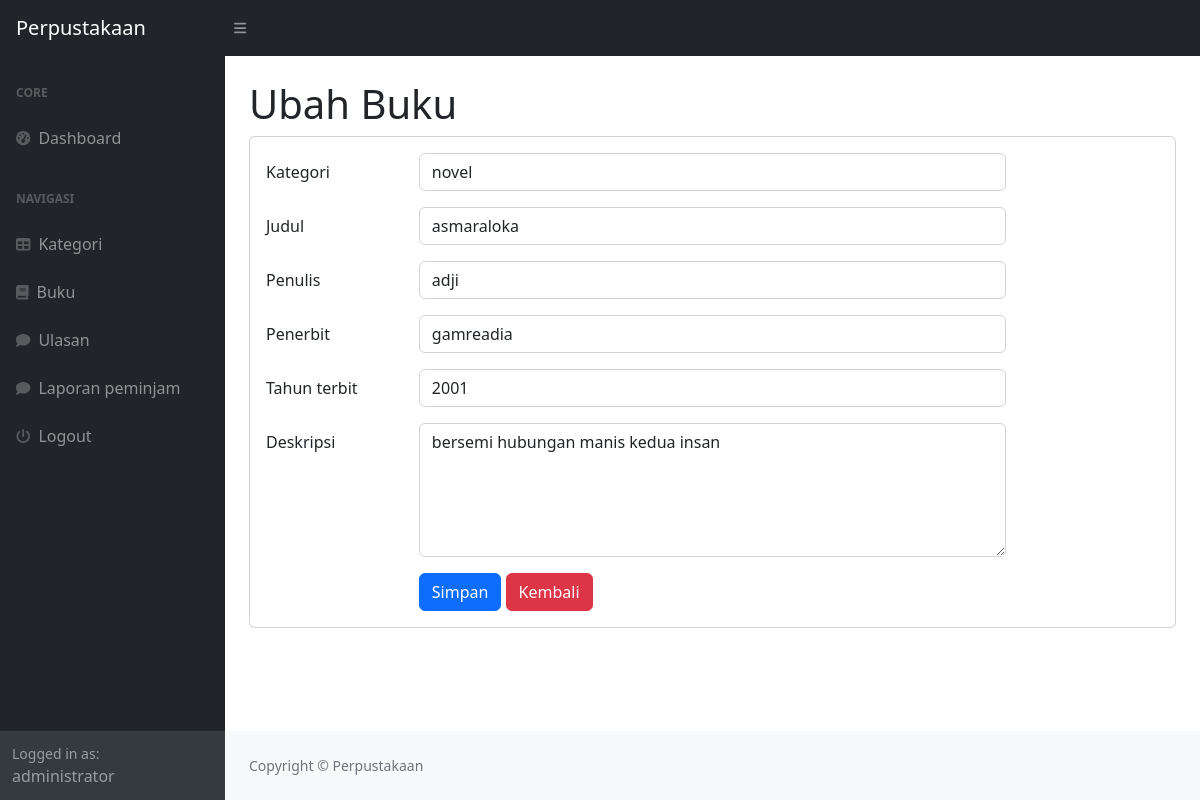
The page /index.php?page=buku_ubah&id=2 (signed in) on the database its author committed.
### tables this page shows
CREATE TABLE `buku` (
  `id_buku` int(11) NOT NULL,
  `id_kategori` int(11) DEFAULT NULL,
  `judul` varchar(255) DEFAULT NULL,
  `penulis` varchar(255) DEFAULT NULL,
  `penerbit` varchar(255) DEFAULT NULL,
  `tahun_terbit` varchar(255) DEFAULT NULL,
  `deskripsi` text DEFAULT NULL
);

CREATE TABLE `kategori` (
  `id_kategori` int(11) NOT NULL,
  `kategori` varchar(255) DEFAULT NULL
);

### buku_ubah.php (the view, shortened to what this page needs)
<?php
$id = $_GET['id'];
$query = "SELECT * FROM buku WHERE id_buku = $id";
$result = mysqli_query($koneksi, $query);
$data = mysqli_fetch_array($result);
?>
<h1 class="mt-4">Ubah Buku</h1>
<div class="card">
    <div class="card-body">
        <div class="row">
            <div class="col-md-12">
                <form method="post">
                    <div class="row mb-3">
                        <label for="kategori" class="col-md-2 col-form-label">Kategori</label>
                        <div class="col-md-8">
                            <select name="id_kategori" class="form-control">
                                <?php
                                    $kat = mysqli_query($koneksi, "SELECT * FROM kategori");
                                    while($kategori = mysqli_fetch_array($kat)) {
                                        ?>
                                        <option <?php if($kategori['id_kategori'] == $data['id_kategori']) echo 'selected'; ?> value="<?php echo $kategori['id_kategori'];?>"><?php echo $kategori['kategori'];?></option>
                                        <?php
                                    }
                                ?>
                            </select>
                        </div>
                    </div>
                    <div class="row mb-3">
                        <label for="kategori" class="col-md-2 col-form-label">Judul</label>
                        <div class="col-md-8">
                            <input type="text" value="<?php echo $data['judul']; ?>" class="form-control" name="judul">
                        </div>
                    </div>
                    <div class="row mb-3">
                        <label for="kategori" class="col-md-2 col-form-label">Penulis</label>
                        <div class="col-md-8">
                            <input type="text" value="<?php echo $data['penulis']; ?>" class="form-control" name="penulis">
                        </div>
                    </div>
                    <div class="row mb-3">
                        <label for="kategori" class="col-md-2 col-form-label">Penerbit</label>
                        <div class="col-md-8">
                            <input type="text" value="<?php echo $data['penerbit']; ?>" class="form-control" name="penerbit">
                        </div>
                    </div>
                    <div class="row mb-3">
                        <label for="kategori" class="col-md-2 col-form-label">Tahun terbit</label>
                        <div class="col-md-8">
                            <input type="number" value="<?php echo $data['tahun_terbit']; ?>" class="form-control" name="tahun_terbit">
                        </div>
                    </div>
                    <div class="row mb-3">
                        <label for="kategori" class="col-md-2 col-form-label">Deskripsi</label>
                        <div class="col-md-8">
                            <textarea name="deskripsi" rows="5" class="form-control" ><?php echo $data['deskripsi']; ?></textarea>
                        </div>
                    </div>
                    <div class="row">
                        <div class="col-md-2"></div>
                        <div class="col-md-8">
                            <button type="submit" class="btn btn-primary" name="submit">Simpan</button>
                            <a href="?page=buku" class="btn btn-danger">Kembali</a>
                        </div>
                    </div>
                </form>
            </div>
        </div>
    </div>
</div>

### rows shown on the page
buku: id_kategori "novel", judul "asmaraloka", penulis "adji", penerbit "gamreadia", tahun_terbit "2001", deskripsi "bersemi hubungan manis kedua insan"

### other values the page prints
$_SESSION['user']['nama'] "administrator"
